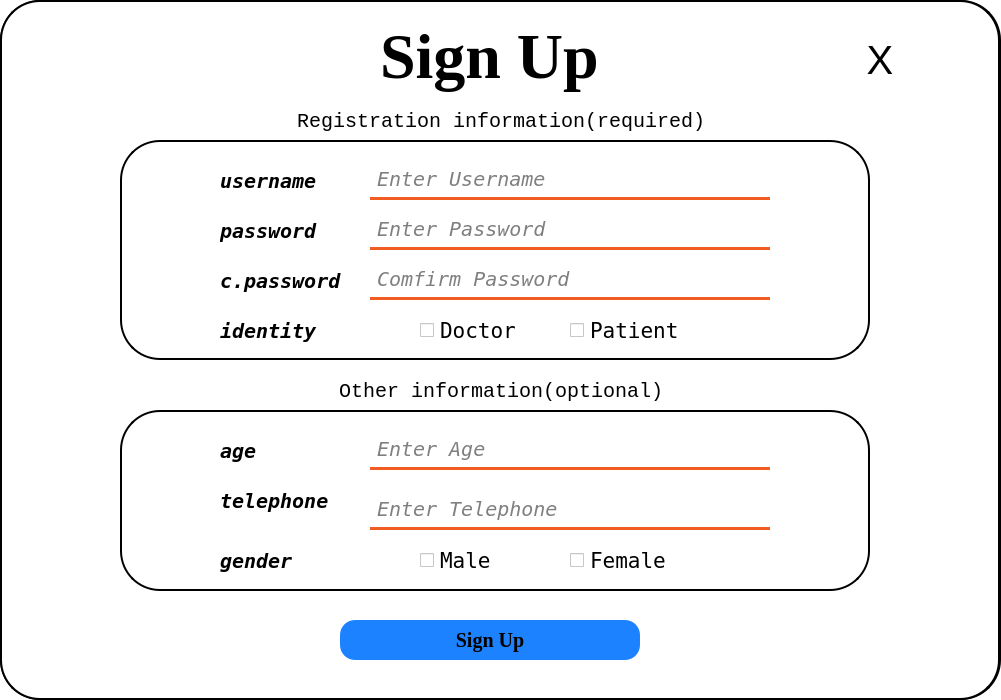
<?xml version="1.0" encoding="UTF-8"?>
<ui version="4.0">
 <class>signUp</class>
 <widget class="QWidget" name="signUp">
  <property name="geometry">
   <rect>
    <x>0</x>
    <y>0</y>
    <width>1001</width>
    <height>700</height>
   </rect>
  </property>
  <property name="windowTitle">
   <string>Form</string>
  </property>
  <property name="styleSheet">
   <string notr="true">QWidget
{
	background-color:white;
	border:2px solid black;
	border-radius:40px;
}</string>
  </property>
  <widget class="QGroupBox" name="gB">
   <property name="geometry">
    <rect>
     <x>0</x>
     <y>0</y>
     <width>1000</width>
     <height>700</height>
    </rect>
   </property>
   <property name="title">
    <string/>
   </property>
   <widget class="QPushButton" name="signupBtn">
    <property name="geometry">
     <rect>
      <x>340</x>
      <y>620</y>
      <width>300</width>
      <height>40</height>
     </rect>
    </property>
    <property name="font">
     <font>
      <family>Times New Roman</family>
      <pointsize>15</pointsize>
      <weight>75</weight>
      <italic>false</italic>
      <bold>true</bold>
     </font>
    </property>
    <property name="styleSheet">
     <string notr="true">QPushButton
{
	fontsize:200;
	border:none;
	background-color:rgb(28, 130, 255);
	border-radius:15px;
	color:black;
}
QPushButton:Hover
{
	fontsize:20;
	border:none;
	background-color:rgb(28, 130, 255);
	border-radius:15px;
	color:white;
}
QPushButton:Pressed
{
	fontsize:20;
	border:5px solid rgb(241, 92, 34);
	background-color:rgb(28, 130, 255);
	border-radius:15px;
	color:red;
}
</string>
    </property>
    <property name="text">
     <string>Sign Up</string>
    </property>
    <property name="iconSize">
     <size>
      <width>20</width>
      <height>20</height>
     </size>
    </property>
   </widget>
   <widget class="QLabel" name="label_9">
    <property name="geometry">
     <rect>
      <x>380</x>
      <y>10</y>
      <width>231</width>
      <height>91</height>
     </rect>
    </property>
    <property name="font">
     <font>
      <family>Times New Roman</family>
      <pointsize>48</pointsize>
      <weight>75</weight>
      <bold>true</bold>
     </font>
    </property>
    <property name="styleSheet">
     <string notr="true">border:none;</string>
    </property>
    <property name="text">
     <string>Sign Up</string>
    </property>
   </widget>
   <widget class="QGroupBox" name="groupBox">
    <property name="geometry">
     <rect>
      <x>120</x>
      <y>110</y>
      <width>750</width>
      <height>250</height>
     </rect>
    </property>
    <property name="font">
     <font>
      <family>Mono</family>
      <pointsize>-1</pointsize>
      <weight>50</weight>
      <italic>false</italic>
      <bold>false</bold>
     </font>
    </property>
    <property name="styleSheet">
     <string notr="true">QGroupBox {
    border: 2px solid black;
    border-radius: 40px;
	margin-top:30px;
    font-size: 20px;
	font:Andale Mono;
}

QGroupBox::title {
    subcontrol-origin: margin;
    subcontrol-position: top center;
    padding: 0 10px;
}</string>
    </property>
    <property name="title">
     <string>Registration information(required)</string>
    </property>
    <widget class="QLineEdit" name="password_Line_2">
     <property name="geometry">
      <rect>
       <x>250</x>
       <y>100</y>
       <width>400</width>
       <height>40</height>
      </rect>
     </property>
     <property name="font">
      <font>
       <family>Andale Mono</family>
       <pointsize>15</pointsize>
       <italic>true</italic>
      </font>
     </property>
     <property name="styleSheet">
      <string notr="true">QLineEdit
{
	border: none;
	border-bottom: 3px solid rgb(241, 92, 34);
	background-color: Transparent;
	color: black;
	padding: 5px 5px 5px 5px;
}
QLineEditFocus
{
	border: 2px solid rgb(241, 92, 34);
}</string>
     </property>
     <property name="echoMode">
      <enum>QLineEdit::Password</enum>
     </property>
     <property name="placeholderText">
      <string>Enter Password</string>
     </property>
    </widget>
    <widget class="QLineEdit" name="username_Line_2">
     <property name="geometry">
      <rect>
       <x>250</x>
       <y>50</y>
       <width>400</width>
       <height>40</height>
      </rect>
     </property>
     <property name="font">
      <font>
       <family>Andale Mono</family>
       <pointsize>15</pointsize>
       <italic>true</italic>
      </font>
     </property>
     <property name="styleSheet">
      <string notr="true">QLineEdit
{
	border: none;
	border-bottom: 3px solid rgb(241, 92, 34);
	background-color: Transparent;
	color: black;
	padding: 5px 5px 5px 5px;
}
QLineEditFocus
{
	border: 2px solid rgb(241, 92, 34);
}</string>
     </property>
     <property name="placeholderText">
      <string>Enter Username</string>
     </property>
    </widget>
    <widget class="QLabel" name="label_8">
     <property name="geometry">
      <rect>
       <x>100</x>
       <y>50</y>
       <width>121</width>
       <height>41</height>
      </rect>
     </property>
     <property name="font">
      <font>
       <family>Andale Mono</family>
       <pointsize>15</pointsize>
       <weight>75</weight>
       <italic>true</italic>
       <bold>true</bold>
      </font>
     </property>
     <property name="styleSheet">
      <string notr="true">QLabel
{
	font-color:grey;
	border:none;
}</string>
     </property>
     <property name="text">
      <string>username</string>
     </property>
    </widget>
    <widget class="QLabel" name="label_11">
     <property name="geometry">
      <rect>
       <x>100</x>
       <y>100</y>
       <width>121</width>
       <height>41</height>
      </rect>
     </property>
     <property name="font">
      <font>
       <family>Andale Mono</family>
       <pointsize>15</pointsize>
       <weight>75</weight>
       <italic>true</italic>
       <bold>true</bold>
      </font>
     </property>
     <property name="styleSheet">
      <string notr="true">QLabel
{
	font-color:grey;
	border:none;
}</string>
     </property>
     <property name="text">
      <string>password</string>
     </property>
    </widget>
    <widget class="QLabel" name="label_12">
     <property name="geometry">
      <rect>
       <x>100</x>
       <y>200</y>
       <width>121</width>
       <height>41</height>
      </rect>
     </property>
     <property name="font">
      <font>
       <family>Andale Mono</family>
       <pointsize>15</pointsize>
       <weight>75</weight>
       <italic>true</italic>
       <bold>true</bold>
      </font>
     </property>
     <property name="styleSheet">
      <string notr="true">QLabel
{
	font-color:grey;
	border:none;
}</string>
     </property>
     <property name="text">
      <string>identity</string>
     </property>
    </widget>
    <widget class="QCheckBox" name="cB_doc_2">
     <property name="geometry">
      <rect>
       <x>300</x>
       <y>200</y>
       <width>100</width>
       <height>40</height>
      </rect>
     </property>
     <property name="font">
      <font>
       <family>Andale Mono</family>
       <pointsize>16</pointsize>
      </font>
     </property>
     <property name="styleSheet">
      <string notr="true">border:none;</string>
     </property>
     <property name="text">
      <string>Doctor</string>
     </property>
    </widget>
    <widget class="QCheckBox" name="cB_pat_2">
     <property name="geometry">
      <rect>
       <x>450</x>
       <y>200</y>
       <width>121</width>
       <height>40</height>
      </rect>
     </property>
     <property name="font">
      <font>
       <family>Andale Mono</family>
       <pointsize>16</pointsize>
      </font>
     </property>
     <property name="styleSheet">
      <string notr="true">border:none;</string>
     </property>
     <property name="text">
      <string>Patient</string>
     </property>
    </widget>
    <widget class="QLabel" name="label_13">
     <property name="geometry">
      <rect>
       <x>100</x>
       <y>150</y>
       <width>201</width>
       <height>41</height>
      </rect>
     </property>
     <property name="font">
      <font>
       <family>Andale Mono</family>
       <pointsize>15</pointsize>
       <weight>75</weight>
       <italic>true</italic>
       <bold>true</bold>
      </font>
     </property>
     <property name="styleSheet">
      <string notr="true">QLabel
{
	font-color:grey;
	border:none;
}</string>
     </property>
     <property name="text">
      <string>c.password</string>
     </property>
    </widget>
    <widget class="QLineEdit" name="password_Line2_2">
     <property name="geometry">
      <rect>
       <x>250</x>
       <y>150</y>
       <width>400</width>
       <height>40</height>
      </rect>
     </property>
     <property name="font">
      <font>
       <family>Andale Mono</family>
       <pointsize>15</pointsize>
       <italic>true</italic>
      </font>
     </property>
     <property name="styleSheet">
      <string notr="true">QLineEdit
{
	border: none;
	border-bottom: 3px solid rgb(241, 92, 34);
	background-color: Transparent;
	color: black;
	padding: 5px 5px 5px 5px;
}
QLineEditFocus
{
	border: 2px solid rgb(241, 92, 34);
}</string>
     </property>
     <property name="echoMode">
      <enum>QLineEdit::Password</enum>
     </property>
     <property name="placeholderText">
      <string>Comfirm Password</string>
     </property>
    </widget>
   </widget>
   <widget class="QPushButton" name="closeBtn">
    <property name="geometry">
     <rect>
      <x>850</x>
      <y>30</y>
      <width>60</width>
      <height>60</height>
     </rect>
    </property>
    <property name="font">
     <font>
      <pointsize>30</pointsize>
     </font>
    </property>
    <property name="styleSheet">
     <string notr="true">QPushButton
{
	border:none;
	background-color:white;
	border-radius:20px;
}
QPushButton:Hover
{
	fontsize:20;
	border:none;
	background-color:rgb(28, 130, 255);
	border-radius:20px;
	color:red;
}</string>
    </property>
    <property name="text">
     <string>X</string>
    </property>
   </widget>
   <widget class="QGroupBox" name="groupBox_2">
    <property name="geometry">
     <rect>
      <x>120</x>
      <y>380</y>
      <width>750</width>
      <height>211</height>
     </rect>
    </property>
    <property name="styleSheet">
     <string notr="true">QGroupBox {
    border: 2px solid black;
    border-radius: 40px;
	margin-top:30px;
    font-size: 20px;
	font:Andale Mono;
}

QGroupBox::title {
    subcontrol-origin: margin;
    subcontrol-position: top center;
    padding: 0 10px;
}</string>
    </property>
    <property name="title">
     <string>Other information(optional)</string>
    </property>
    <widget class="QLineEdit" name="age_Line_2">
     <property name="geometry">
      <rect>
       <x>250</x>
       <y>50</y>
       <width>400</width>
       <height>40</height>
      </rect>
     </property>
     <property name="font">
      <font>
       <family>Andale Mono</family>
       <pointsize>15</pointsize>
       <italic>true</italic>
      </font>
     </property>
     <property name="styleSheet">
      <string notr="true">QLineEdit
{
	border: none;
	border-bottom: 3px solid rgb(241, 92, 34);
	background-color: Transparent;
	color: black;
	padding: 5px 5px 5px 5px;
}
QLineEditFocus
{
	border: 2px solid rgb(241, 92, 34);
}</string>
     </property>
     <property name="placeholderText">
      <string>Enter Age</string>
     </property>
    </widget>
    <widget class="QLineEdit" name="telephone_Line_2">
     <property name="geometry">
      <rect>
       <x>250</x>
       <y>110</y>
       <width>400</width>
       <height>40</height>
      </rect>
     </property>
     <property name="font">
      <font>
       <family>Andale Mono</family>
       <pointsize>15</pointsize>
       <italic>true</italic>
      </font>
     </property>
     <property name="styleSheet">
      <string notr="true">QLineEdit
{
	border: none;
	border-bottom: 3px solid rgb(241, 92, 34);
	background-color: Transparent;
	color: black;
	padding: 5px 5px 5px 5px;
}
QLineEditFocus
{
	border: 2px solid rgb(241, 92, 34);
}</string>
     </property>
     <property name="placeholderText">
      <string>Enter Telephone</string>
     </property>
    </widget>
    <widget class="QLabel" name="label_14">
     <property name="geometry">
      <rect>
       <x>100</x>
       <y>50</y>
       <width>41</width>
       <height>41</height>
      </rect>
     </property>
     <property name="font">
      <font>
       <family>Andale Mono</family>
       <pointsize>15</pointsize>
       <weight>75</weight>
       <italic>true</italic>
       <bold>true</bold>
      </font>
     </property>
     <property name="styleSheet">
      <string notr="true">QLabel
{
	font-color:grey;
	border:none;
}</string>
     </property>
     <property name="text">
      <string>age</string>
     </property>
    </widget>
    <widget class="QLabel" name="label_15">
     <property name="geometry">
      <rect>
       <x>100</x>
       <y>100</y>
       <width>111</width>
       <height>41</height>
      </rect>
     </property>
     <property name="font">
      <font>
       <family>Andale Mono</family>
       <pointsize>15</pointsize>
       <weight>75</weight>
       <italic>true</italic>
       <bold>true</bold>
      </font>
     </property>
     <property name="styleSheet">
      <string notr="true">QLabel
{
	font-color:grey;
	border:none;
}</string>
     </property>
     <property name="text">
      <string>telephone</string>
     </property>
    </widget>
    <widget class="QLabel" name="label_16">
     <property name="geometry">
      <rect>
       <x>100</x>
       <y>160</y>
       <width>121</width>
       <height>41</height>
      </rect>
     </property>
     <property name="font">
      <font>
       <family>Andale Mono</family>
       <pointsize>15</pointsize>
       <weight>75</weight>
       <italic>true</italic>
       <bold>true</bold>
      </font>
     </property>
     <property name="styleSheet">
      <string notr="true">QLabel
{
	font-color:grey;
	border:none;
}</string>
     </property>
     <property name="text">
      <string>gender</string>
     </property>
    </widget>
    <widget class="QCheckBox" name="cB_male_2">
     <property name="geometry">
      <rect>
       <x>300</x>
       <y>160</y>
       <width>100</width>
       <height>40</height>
      </rect>
     </property>
     <property name="font">
      <font>
       <family>Andale Mono</family>
       <pointsize>16</pointsize>
      </font>
     </property>
     <property name="styleSheet">
      <string notr="true">border:none;</string>
     </property>
     <property name="text">
      <string>Male</string>
     </property>
    </widget>
    <widget class="QCheckBox" name="cB_female_2">
     <property name="geometry">
      <rect>
       <x>450</x>
       <y>160</y>
       <width>121</width>
       <height>40</height>
      </rect>
     </property>
     <property name="font">
      <font>
       <family>Andale Mono</family>
       <pointsize>16</pointsize>
      </font>
     </property>
     <property name="styleSheet">
      <string notr="true">border:none;</string>
     </property>
     <property name="text">
      <string>Female</string>
     </property>
    </widget>
   </widget>
  </widget>
 </widget>
 <resources/>
 <connections/>
</ui>
